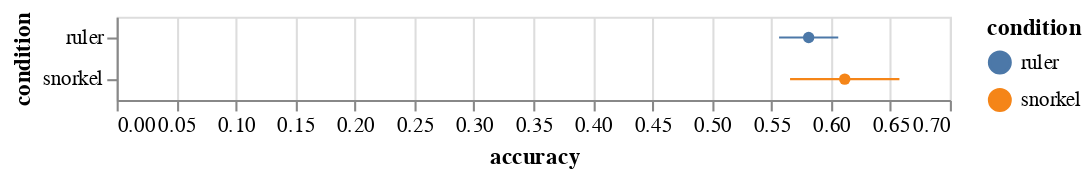

The cell this chart's notebook holds for it:
### Markdown cell above
*Again*, differences in RECALL not significant (**pvalue=0.96 >> 0.05**)

#### Accuracy

### Code cell
error_bars = alt.Chart(dt).mark_errorbar(extent='stderr').encode(
  x=alt.X('accuracy:Q'),
  y=alt.Y('condition:N'),
    color=alt.Color('condition:N', sort=['ruler'])
)

points = alt.Chart(dt).mark_point(filled=True).encode(
  x=alt.X('accuracy:Q', aggregate='mean'),
  y=alt.Y('condition:N'),
 color=alt.Color('condition:N', sort=['ruler'])
)

error_bars + points

### Figure 1 — Vega-Lite specification as saved in the notebook (floating-point values rounded to 4 significant figures)
{"config": {"view": {"continuousWidth": 400, "continuousHeight": 300}}, "layer": [{"mark": {"type": "errorbar", "extent": "stderr"}, "encoding": {"color": {"type": "nominal", "field": "condition", "sort": ["ruler"]}, "x": {"type": "quantitative", "field": "accuracy"}, "y": {"type": "nominal", "field": "condition"}}}, {"mark": {"type": "point", "filled": true}, "encoding": {"color": {"type": "nominal", "field": "condition", "sort": ["ruler"]}, "x": {"type": "quantitative", "aggregate": "mean", "field": "accuracy"}, "y": {"type": "nominal", "field": "condition"}}}], "data": {"name": "data-087497bff17fdcb684f0b14eb7cac74f"}, "$schema": "https://vega.github.io/schema/vega-lite/v4.8.1.json", "datasets": {"data-087497bff17fdcb684f0b14eb7cac74f": [{"accuracy": 0.4838, "condition": "snorkel", "dataset": "amazon", "f1": 0.562, "max_dev_f1": 0.6534, "participant": "p4", "precision": 0.4923, "recall": 0.4838, "task": "sentiment", "training_label_coverage": 0.5837}, {"accuracy": 0.5787, "condition": "ruler", "dataset": "youtube", "f1": 0.7137, "max_dev_f1": 0.6326, "participant": "p4", "precision": 0.6826, "recall": 0.5256, "task": "spam", "training_label_coverage": 0.135}, {"accuracy": 0.4825, "condition": "ruler", "dataset": "amazon", "f1": 0.623, "max_dev_f1": 0.5882, "participant": "p8", "precision": 0.5018, "recall": 0.4825, "task": "sentiment", "training_label_coverage": 0.1125}, {"accuracy": 0.7893, "condition": "snorkel", "dataset": "youtube", "f1": 0.7649, "max_dev_f1": 0.6974, "participant": "p8", "precision": 0.8215, "recall": 0.81, "task": "spam", "training_label_coverage": 0.5437}, {"accuracy": 0.5062, "condition": "ruler", "dataset": "amazon", "f1": 0.6556, "max_dev_f1": 0.6429, "participant": "p2", "precision": 0.6676, "recall": 0.5063, "task": "sentiment", "training_label_coverage": 0.4025}, {"accuracy": 0.6798, "condition": "snorkel", "dataset": "youtube", "f1": 0.6042, "max_dev_f1": 0.6919, "participant": "p2", "precision": 0.7442, "recall": 0.7102, "task": "spam", "training_label_coverage": 1.0}, {"accuracy": 0.5887, "condition": "ruler", "dataset": "amazon", "f1": 0.6365, "max_dev_f1": 0.6449, "participant": "p1", "precision": 0.6081, "recall": 0.5887, "task": "sentiment", "training_label_coverage": 0.2975}, {"accuracy": 0.5281, "condition": "snorkel", "dataset": "youtube", "f1": 0.5962, "max_dev_f1": 0.6512, "participant": "p1", "precision": 0.5177, "recall": 0.5123, "task": "spam", "training_label_coverage": 1.0}, {"accuracy": 0.51, "condition": "snorkel", "dataset": "amazon", "f1": 0.5654, "max_dev_f1": 0.6395, "participant": "p3", "precision": 0.5197, "recall": 0.51, "task": "sentiment", "training_label_coverage": 1.0}, {"accuracy": 0.6124, "condition": "ruler", "dataset": "youtube", "f1": 0.7262, "max_dev_f1": 0.75, "participant": "p3", "precision": 0.6957, "recall": 0.5666, "task": "spam", "training_label_coverage": 0.6238}, {"accuracy": 0.5, "condition": "snorkel", "dataset": "amazon", "f1": 0.5, "max_dev_f1": 0.5657, "participant": "p7", "precision": 0.0, "recall": 0.0, "task": "sentiment", "training_label_coverage": 0.0}, {"accuracy": 0.7107, "condition": "ruler", "dataset": "youtube", "f1": 0.7366, "max_dev_f1": 0.7512, "participant": "p7", "precision": 0.7083, "recall": 0.7054, "task": "spam", "training_label_coverage": 0.5787}, {"accuracy": 0.4913, "condition": "ruler", "dataset": "amazon", "f1": 0.6476, "max_dev_f1": 0.6148, "participant": "p0", "precision": 0.5987, "recall": 0.4913, "task": "sentiment", "training_label_coverage": 0.6325}, {"accuracy": 0.5393, "condition": "snorkel", "dataset": "youtube", "f1": 0.6996, "max_dev_f1": 0.6872, "participant": "p0", "precision": 0.5189, "recall": 0.4782, "task": "spam", "training_label_coverage": 0.2737}, {"accuracy": 0.515, "condition": "snorkel", "dataset": "amazon", "f1": 0.6492, "max_dev_f1": 0.6483, "participant": "p9", "precision": 0.6011, "recall": 0.515, "task": "sentiment", "training_label_coverage": 0.3887}, {"accuracy": 0.6798, "condition": "ruler", "dataset": "youtube", "f1": 0.7077, "max_dev_f1": 0.7699, "participant": "p9", "precision": 0.6767, "recall": 0.6745, "task": "spam", "training_label_coverage": 0.5775}, {"accuracy": 0.63, "condition": "ruler", "dataset": "amazon", "f1": 0.5432, "max_dev_f1": 0.6727, "participant": "p6", "precision": 0.6369, "recall": 0.63, "task": "sentiment", "training_label_coverage": 1.0}, {"accuracy": 0.9129, "condition": "snorkel", "dataset": "youtube", "f1": 0.9155, "max_dev_f1": 0.9474, "participant": "p6", "precision": 0.9116, "recall": 0.918, "task": "spam", "training_label_coverage": 1.0}, {"accuracy": 0.6587, "condition": "snorkel", "dataset": "amazon", "f1": 0.6957, "max_dev_f1": 0.7054, "participant": "p5", "precision": 0.6834, "recall": 0.6587, "task": "sentiment", "training_label_coverage": 0.965}, {"accuracy": 0.5337, "condition": "ruler", "dataset": "youtube", "f1": 0.696, "max_dev_f1": 0.7013, "participant": "p5", "precision": 0.2563, "recall": 0.4725, "task": "spam", "training_label_coverage": 0.53}]}}
